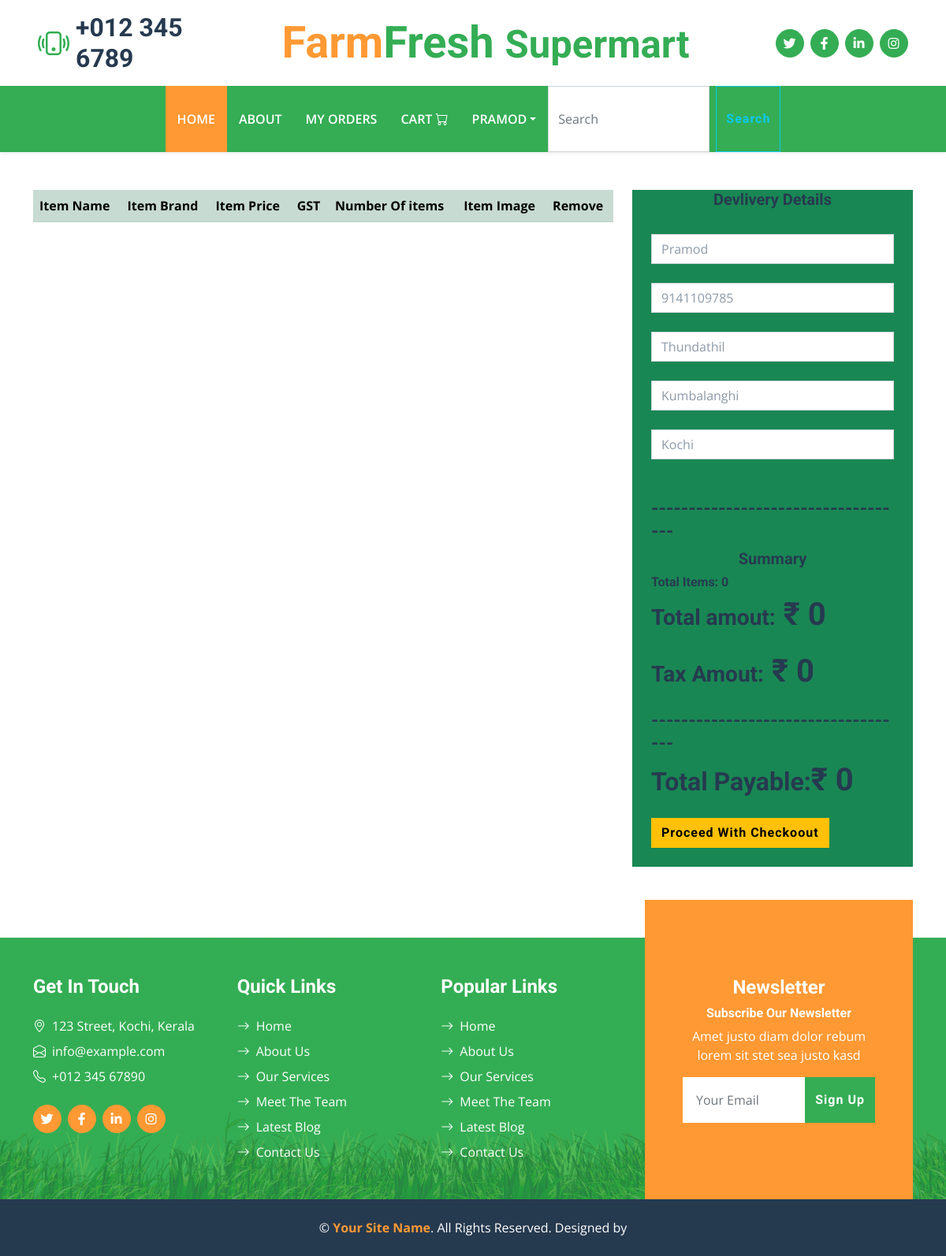
The page /BillsAndSales/CartView (signed in) on the database its author committed.
### BillsAndSales/models.py (models this page shows)
class DeliveryAddress(models.Model):
    Name = models.CharField(max_length=255)
    phone = models.IntegerField()
    house = models.CharField(max_length=255)
    area = models.CharField(max_length=255)
    landmark = models.CharField(max_length=255)
    user = models.ForeignKey(User,on_delete=models.CASCADE)

### BillsAndSales/views.py (the view)
# urls.py: path("CartView",views.CartView,name="CartView"),
@login_required(login_url="SignIn")
def CartView(request):
    cart = Cart.objects.filter(customer  = request.user)
    total = 0
    tax = 0
    for item in cart:
        total += int(item.price)
        tax += int(item.product.GST)
    if DeliveryAddress.objects.filter(user = request.user).count() != 0:
        daddress = DeliveryAddress.objects.filter(user = request.user)
    else:
        daddress = [{"Name":"nill"}]
    context = {
        "cart":cart,
        "itemcount" : len(cart),
        "totalbeforetax":(total-tax),
        "total":total,
        "tax":tax,
        "daddress":daddress
    }
    return render(request,"cart.html",context)

### templates/cart.html (shortened to what this page needs)
{% extends 'index.html' %}
{% block content %}
<div class="container mt-5">
    <div class="row">
        <div class="col-8">
            <table class="table table-striped table-success">
                <tr>
                    <th>Item Name</th>
                    <th>Item Brand</th>
                    <th>Item Price</th>
                    <th>GST</th>
                    <th>Number Of items</th>
                    <th>Item Image</th>
                    <th>Remove</th>
                </tr>
            </table>
        </div>
        <div class="col-4">
            <form action="{%url 'ProceedToCheckOut' %}" method="post">
            <div class="container bg-success">
                <h5 class="text-center text-bg-warning">Devlivery Details</h5>
                {% for i in daddress  %}
                <br>
                <input type="text" class="form-control" name="name" placeholder="Name" value="{{i.Name}}" required><br>
                <input type="number" class="form-control" name="phone" placeholder="Phone Number" value="{{i.phone}}" required><br>
                <input type="text" class="form-control" name="house" placeholder="House" value="{{i.house}}" required><br>
                <input type="text" class="form-control" name="area" placeholder="Area" value="{{i.area}}" required><br>
                <input type="text" class="form-control" name="lmark" placeholder="Land Mark" value="{{i.landmark}}" required><br>
                {% endfor %}
                <br>
                <h4>-----------------------------------</h4>
                <h5 class="text-center text-bg-warning">Summary</h5>
                <h6>Total Items: {{itemcount}}</h6>
                <h3>Total amout:</h3><h1> ₹ {{totalbeforetax}}</h1>
                <br><br>
                <h3>Tax Amout:</h3><h1> ₹ {{tax}}</h1>
                <br><br>
                <h4>-----------------------------------</h4>
                <h2>Total Payable:</h2><h1>₹ {{total}}</h1>
                <br><br>
                <button class="btn btn-warning rounded-5" type="submit">Proceed With Checkoout</button>
                <br><br>
            </div>
        </form>
        </div>
    </div>
</div>
{% endblock %}

### templates/index.html (shortened to what this page needs)
{% load static %}
{% static "images" as baseurl %}
<!DOCTYPE html>
<html lang="en">
<head>
    <link href="https://cdnjs.cloudflare.com/ajax/libs/font-awesome/5.15.0/css/all.min.css" rel="stylesheet">
    <link href="https://cdn.jsdelivr.net/npm/bootstrap-icons@1.4.1/font/bootstrap-icons.css" rel="stylesheet">
    <link href="{%static 'lib/owlcarousel/assets/owl.carousel.min.css' %}" rel="stylesheet">
    <link href="{%static 'css/bootstrap.min.css' %}" rel="stylesheet">
    <link href="{%static 'css/style.css' %}" rel="stylesheet">
</head>
<body>
    <div class="container-fluid px-5 d-none d-lg-block">
        <div class="row gx-5 py-3 align-items-center">
            <div class="col-lg-3">
                <div class="d-flex align-items-center justify-content-start">
                    <i class="bi bi-phone-vibrate fs-1 text-primary me-2"></i>
                    <h2 class="mb-0">+012 345 6789</h2>
                </div>
            </div>
            <div class="col-lg-6">
                <div class="d-flex align-items-center justify-content-center">
                    <a href="{%url 'Index' %}" class="navbar-brand ms-lg-5">
                        <h1 class="m-0 display-4 text-primary"><span class="text-secondary">Farm</span>Fresh <small>Supermart</small></h1>
                    </a>
                </div>
            </div>
            <div class="col-lg-3">
                <div class="d-flex align-items-center justify-content-end">
                    <a class="btn btn-primary btn-square rounded-circle me-2" href="#"><i class="fab fa-twitter"></i></a>
                    <a class="btn btn-primary btn-square rounded-circle me-2" href="#"><i class="fab fa-facebook-f"></i></a>
                    <a class="btn btn-primary btn-square rounded-circle me-2" href="#"><i class="fab fa-linkedin-in"></i></a>
                    <a class="btn btn-primary btn-square rounded-circle" href="#"><i class="fab fa-instagram"></i></a>
                </div>
            </div>
        </div>
    </div>
    <nav class="navbar navbar-expand-lg bg-primary navbar-dark shadow-sm py-3 py-lg-0 px-3 px-lg-5">
        <div class="collapse navbar-collapse" id="navbarCollapse">
            <div class="navbar-nav mx-auto py-0">
                <a href="{%url 'Index' %}" class="nav-item nav-link active">Home</a>
                <a href="#" class="nav-item nav-link">About</a>
                <a href="{%url 'MyOrders' %}" class="nav-item nav-link">My Orders</a>
                <a href="{%url 'CartView' %}" class="nav-item nav-link">Cart <i class="bi bi-cart text-white"></i></a>
                {% if request.user.is_authenticated %}
                <div class="nav-item dropdown">
                    <a href="#" class="nav-link dropdown-toggle" data-bs-toggle="dropdown">{{request.user.first_name}}</a>
                {% endif %}
            </div>
            <form class="d-flex" method="post" action="{%url 'SearchProducts'%}">
                <input class="form-control me-2" type="search" name="search" placeholder="Search">
                <button class="btn btn-outline-info" type="submit">Search</button>
              </form>
        </div>
    </nav>
    {% block content %}{% endblock %}
    <div class="container-fluid bg-footer bg-primary text-white mt-5">
        <div class="container">
            <div class="row gx-5">
                <div class="col-lg-8 col-md-6">
                    <div class="row gx-5">
                        <div class="col-lg-4 col-md-12 pt-5 mb-5">
                            <h4 class="text-white mb-4">Get In Touch</h4>
                            <div class="d-flex mb-2">
                                <i class="bi bi-geo-alt text-white me-2"></i>
                                <p class="text-white mb-0">123 Street, Kochi, Kerala</p>
                            </div>
                            <div class="d-flex mb-2">
                                <i class="bi bi-envelope-open text-white me-2"></i>
                                <p class="text-white mb-0">info@example.com</p>
                            </div>
                            <div class="d-flex mb-2">
                                <i class="bi bi-telephone text-white me-2"></i>
                                <p class="text-white mb-0">+012 345 67890</p>
                            </div>
                            <div class="d-flex mt-4">
                                <a class="btn btn-secondary btn-square rounded-circle me-2" href="#"><i class="fab fa-twitter"></i></a>
                                <a class="btn btn-secondary btn-square rounded-circle me-2" href="#"><i class="fab fa-facebook-f"></i></a>
                                <a class="btn btn-secondary btn-square rounded-circle me-2" href="#"><i class="fab fa-linkedin-in"></i></a>
                                <a class="btn btn-secondary btn-square rounded-circle" href="#"><i class="fab fa-instagram"></i></a>
                            </div>
                        </div>
                        <div class="col-lg-4 col-md-12 pt-0 pt-lg-5 mb-5">
                            <h4 class="text-white mb-4">Quick Links</h4>
                            <div class="d-flex flex-column justify-content-start">
                                <a class="text-white mb-2" href="#"><i class="bi bi-arrow-right text-white me-2"></i>Home</a>
                                <a class="text-white mb-2" href="#"><i class="bi bi-arrow-right text-white me-2"></i>About Us</a>
                                <a class="text-white mb-2" href="#"><i class="bi bi-arrow-right text-white me-2"></i>Our Services</a>
                                <a class="text-white mb-2" href="#"><i class="bi bi-arrow-right text-white me-2"></i>Meet The Team</a>
                                <a class="text-white mb-2" href="#"><i class="bi bi-arrow-right text-white me-2"></i>Latest Blog</a>
                                <a class="text-white" href="#"><i class="bi bi-arrow-right text-white me-2"></i>Contact Us</a>
                            </div>
                        </div>
                        <div class="col-lg-4 col-md-12 pt-0 pt-lg-5 mb-5">
                            <h4 class="text-white mb-4">Popular Links</h4>
                            <div class="d-flex flex-column justify-content-start">
                                <a class="text-white mb-2" href="#"><i class="bi bi-arrow-right text-white me-2"></i>Home</a>
                                <a class="text-white mb-2" href="#"><i class="bi bi-arrow-right text-white me-2"></i>About Us</a>
                                <a class="text-white mb-2" href="#"><i class="bi bi-arrow-right text-white me-2"></i>Our Services</a>
                                <a class="text-white mb-2" href="#"><i class="bi bi-arrow-right text-white me-2"></i>Meet The Team</a>
                                <a class="text-white mb-2" href="#"><i class="bi bi-arrow-right text-white me-2"></i>Latest Blog</a>
                                <a class="text-white" href="#"><i class="bi bi-arrow-right text-white me-2"></i>Contact Us</a>
                            </div>
                        </div>
                    </div>
                </div>
                <div class="col-lg-4 col-md-6 mt-lg-n5">
                    <div class="d-flex flex-column align-items-center justify-content-center text-center h-100 bg-secondary p-5">
                        <h4 class="text-white">Newsletter</h4>
                        <h6 class="text-white">Subscribe Our Newsletter</h6>
                        <p>Amet justo diam dolor rebum lorem sit stet sea justo kasd</p>
                        <form action="">
                            <div class="input-group">
                                <input type="text" class="form-control border-white p-3" placeholder="Your Email">
                                <button class="btn btn-primary">Sign Up</button>
                            </div>
                        </form>
                    </div>
                </div>
            </div>
        </div>
    </div>
    <div class="container-fluid bg-dark text-white py-4">
        <div class="container text-center">
            <p class="mb-0">&copy; <a class="text-secondary fw-bold" href="#">Your Site Name</a>. All Rights Reserved. Designed by <a class="text-secondary fw-bold" href="https://htmlcodex.com"></a></p>
        </div>
    </div>
</body>
</html>

### static/css/style.css (style rules this page uses)
:root { --primary: #34AD54; --secondary: #FF9933; --light: #F6FFF2; --dark: #263A4F; }
.btn { font-family: 'Roboto', sans-serif; letter-spacing: 1px; font-weight: 700; transition: .5s; }
.btn-primary, .btn-secondary { color: #FFFFFF; }
.btn-square { width: 36px; height: 36px; }
.btn-square, .btn-sm-square, .btn-lg-square { padding-left: 0; padding-right: 0; text-align: center; }
.navbar-dark .navbar-nav .nav-link { padding: 30px 15px; font-size: 16px; font-weight: 600; color: #FFFFFF; text-transform: uppercase; transition: .5s; }
.navbar-dark .navbar-nav .nav-link:hover, .navbar-dark .navbar-nav .nav-link.active { background: var(--secondary); }
.bg-footer { background: linear-gradient(rgba(52, 173, 84, .7), rgba(52, 173, 84, .7)), url(../img/footer.png) center bottom no-repeat; background-size: contain; }
@media (min-width: 991.98px) { .bg-footer { margin-top: 90px !important; } }

### templates/cart.html (style rules this page uses)
h1, h2, h3 { display: inline; }

### rows shown on the page
DeliveryAddress: name "Pramod", phone "9141109785", house "Thundathil", area "Kumbalanghi", lmark "Kochi"

### other values the page prints
{{ request.user.first_name }} "PRAMOD"
{{ itemcount }} "0"
{{ totalbeforetax }} "0"
{{ tax }} "0"
{{ total }} "0"
